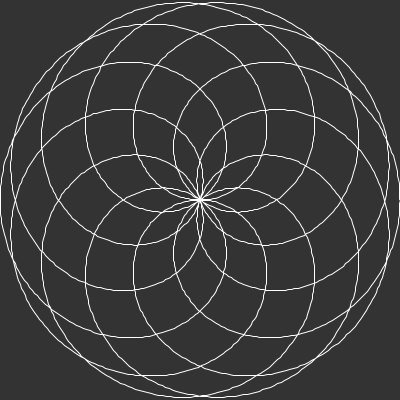
Frame 1 (no input)
Frame 60 (the mouse pressed at the canvas centre just before this capture): identical to frame 1, image omitted
Frame 120 (the mouse held since frame 60 and released just before this capture): identical to frame 1, image omitted

The Processing sketch that drew this single still picture (run headless with seeded random() and noise(); from frame 60 on, the mouse is pressed at the canvas centre):

// Processing sketch: CC_055_Roses
// ── CC_055_Roses.pde
float d = 8;
float n = 5;

void setup() {
  size(400, 400);
}

void draw() {
  float k = n / d;
  background(51);
  translate(width / 2, height / 2);

  beginShape();
  stroke(255);
  noFill();
  strokeWeight(1);
  for (float a = 0; a < TWO_PI * d; a += 0.02) {
    float r = 200 * cos(k * a);
    float x = r * cos(a);
    float y = r * sin(a);
    vertex(x, y);
  }
  endShape(CLOSE);
}
